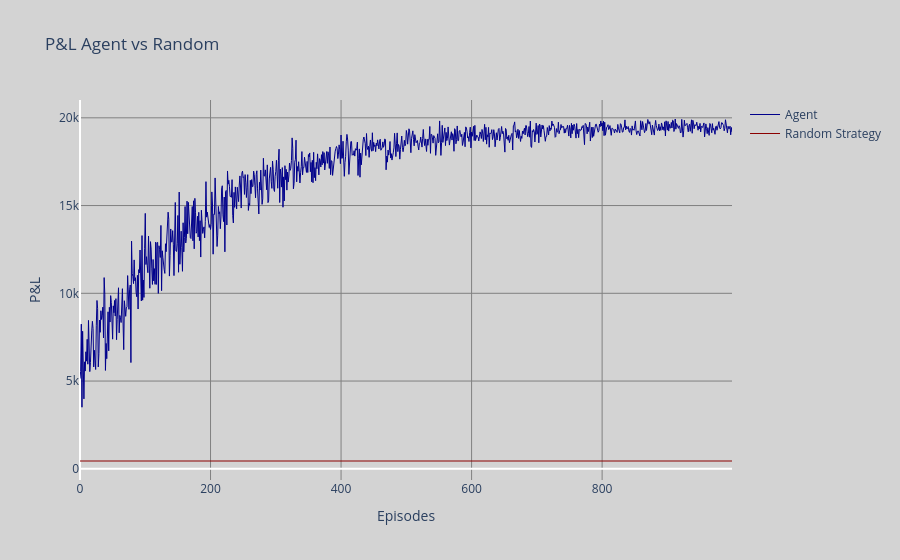
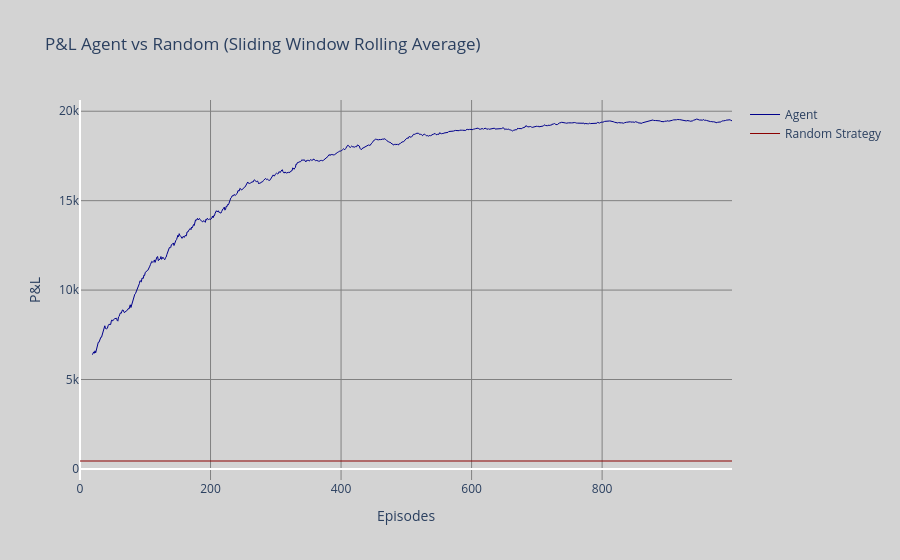
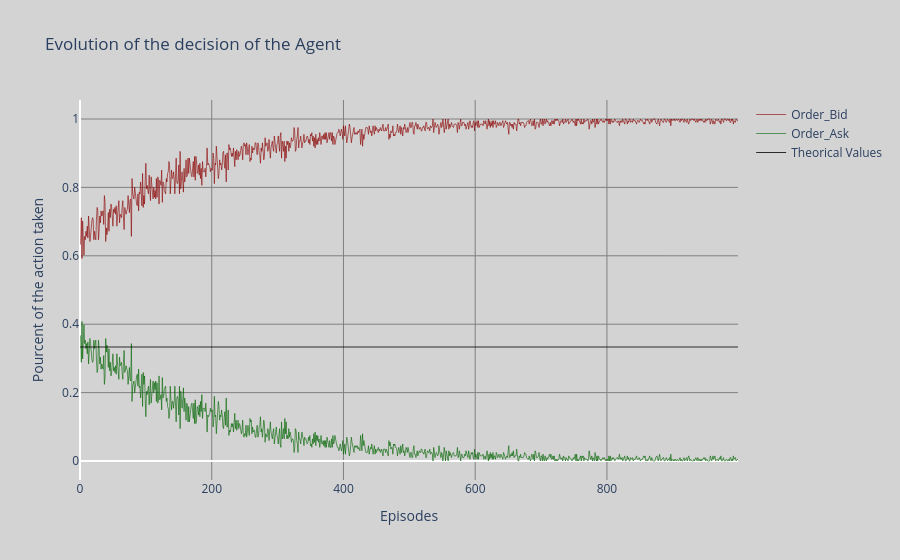
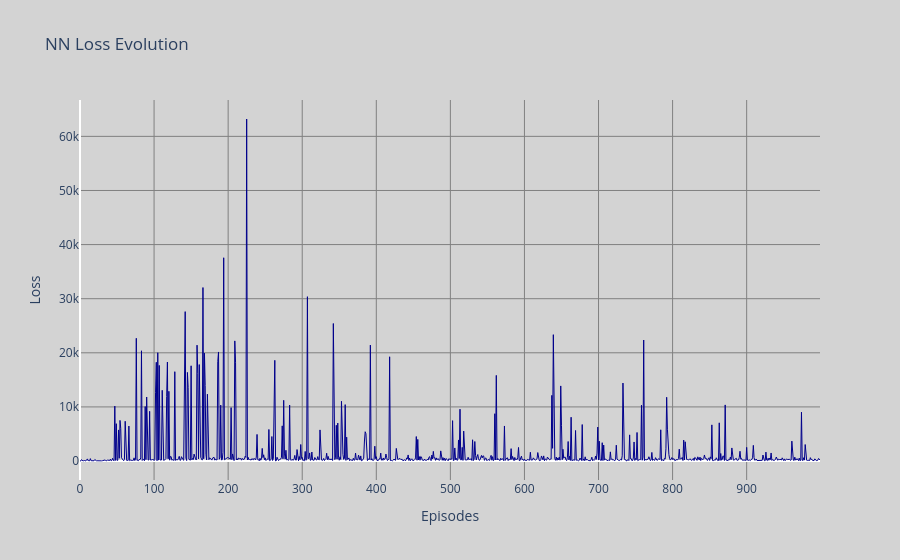

Write notebook code for charts like these, in order.
### Markdown cell above
### B. Q-Deep Reincement Learning
We then train an agent on it using deep Q-reinforcement Learning to start with.

### Code cell
NB_EPISODES_FOR_TRAINING = 1000
FREQUENCY_ACTION = 5
agent = QDL_Agent.Deep_Q_Learning_Agent(network_architecture = 'Classic', No_nothing = True)
agent.train(nb_episode = NB_EPISODES_FOR_TRAINING, window_size = 20, frequency_action = FREQUENCY_ACTION)

### Figure 1 — Plotly figure (JSON) as saved in the notebook; plotly's stock layout.template omitted (floating-point values rounded to 4 significant figures; data arrays with more than 128 entries replaced by an {"elided": "..."} marker saying what was removed)
{"data": [{"line": {"color": "darkblue", "width": 1}, "mode": "lines", "name": "Agent", "type": "scatter", "x": {"elided": "1000 int values"}, "y": {"elided": "1000 float values"}}, {"line": {"color": "darkred", "width": 1}, "mode": "lines", "name": "Random Strategy", "type": "scatter", "x": {"elided": "1000 int values"}, "y": {"elided": "1000 float values"}}], "layout": {"paper_bgcolor": "#D3D3D3", "plot_bgcolor": "#D3D3D3", "title": {"text": "P&L Agent vs Random"}, "xaxis": {"gridcolor": "#808080", "showgrid": true, "title": {"text": "Episodes"}}, "yaxis": {"gridcolor": "#808080", "showgrid": true, "title": {"text": "P&L"}}}}

### Figure 2 — Plotly figure (JSON) as saved in the notebook; plotly's stock layout.template omitted (floating-point values rounded to 4 significant figures; data arrays with more than 128 entries replaced by an {"elided": "..."} marker saying what was removed)
{"data": [{"line": {"color": "darkblue", "width": 1}, "mode": "lines", "name": "Agent", "type": "scatter", "x": {"elided": "981 int values"}, "y": {"elided": "981 float values"}}, {"line": {"color": "darkred", "width": 1}, "mode": "lines", "name": "Random Strategy", "type": "scatter", "x": {"elided": "1000 int values"}, "y": {"elided": "1000 float values"}}], "layout": {"paper_bgcolor": "#D3D3D3", "plot_bgcolor": "#D3D3D3", "title": {"text": "P&L Agent vs Random (Sliding Window Rolling Average)"}, "xaxis": {"gridcolor": "#808080", "showgrid": true, "title": {"text": "Episodes"}}, "yaxis": {"gridcolor": "#808080", "showgrid": true, "title": {"text": "P&L"}}}}

### Figure 3 — Plotly figure (JSON) as saved in the notebook; plotly's stock layout.template omitted (floating-point values rounded to 4 significant figures; data arrays with more than 128 entries replaced by an {"elided": "..."} marker saying what was removed)
{"data": [{"line": {"color": "darkred", "width": 1}, "mode": "lines", "name": "Order_Bid", "opacity": 0.6, "type": "scatter", "x": {"elided": "1000 int values"}, "y": {"elided": "1000 float values"}}, {"line": {"color": "darkgreen", "width": 1}, "mode": "lines", "name": "Order_Ask", "opacity": 0.6, "type": "scatter", "x": {"elided": "1000 int values"}, "y": {"elided": "1000 float values"}}, {"line": {"color": "black", "width": 1}, "mode": "lines", "name": "Theorical Values", "opacity": 0.8, "type": "scatter", "x": {"elided": "1000 int values"}, "y": {"elided": "1000 float values"}}], "layout": {"paper_bgcolor": "#D3D3D3", "plot_bgcolor": "#D3D3D3", "title": {"text": "Evolution of the decision of the Agent"}, "xaxis": {"gridcolor": "#808080", "showgrid": true, "title": {"text": "Episodes"}}, "yaxis": {"gridcolor": "#808080", "showgrid": true, "title": {"text": "Pourcent of the action taken"}}}}

### Figure 4 — Plotly figure (JSON) as saved in the notebook; plotly's stock layout.template omitted (floating-point values rounded to 4 significant figures; data arrays with more than 128 entries replaced by an {"elided": "..."} marker saying what was removed)
{"data": [{"line": {"color": "darkblue", "width": 1}, "mode": "lines", "type": "scatter", "x": {"elided": "1000 int values"}, "y": {"elided": "1000 float values"}}], "layout": {"paper_bgcolor": "#D3D3D3", "plot_bgcolor": "#D3D3D3", "title": {"text": "NN Loss Evolution"}, "xaxis": {"gridcolor": "#808080", "showgrid": true, "title": {"text": "Episodes"}}, "yaxis": {"gridcolor": "#808080", "showgrid": true, "title": {"text": "Loss"}}}}
